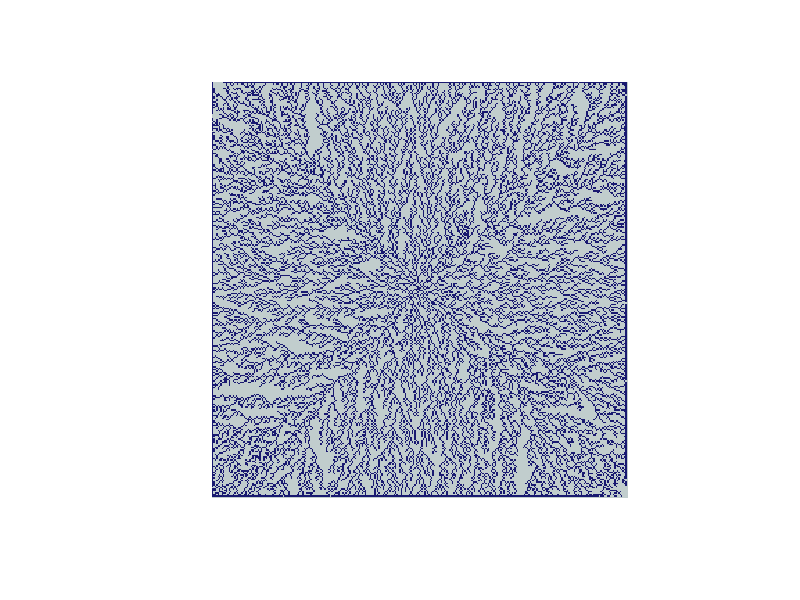

Here is the R script that generated this plot:
# Configurações iniciais
size <- 300       # Tamanho da matriz (quadrado de 300 x 300)
loops <- 30000    # Número de iterações

# Inicializando a matriz com zeros
m <- matrix(0, nrow = size, ncol = size)

# Coordenadas do centro do quadrado
centro_i <- 150
centro_j <- 150

# Marcando o ponto fixo inicial no centro do quadrado
m[centro_i, centro_j] <- 1

# Função para randomizar um ponto na borda do quadrado
randomizar_borda <- function(size) {
  pos <- sample(1:(4 * size - 4), 1)
  if (pos <= size) {
    return(c(1, pos))
  } else if (pos <= 2 * size - 1) {
    return(c(pos - size + 1, size))
  } else if (pos <= 3 * size - 2) {
    return(c(size, 3 * size - pos - 1))
  } else {
    return(c(4 * size - pos - 2, 1))
  }
}

# Loop principal para adicionar pontos fixos
for (i in 1:loops) {
  # Randomizando um ponto na borda do quadrado
  ponto <- randomizar_borda(size)
  atual_i <- ponto[1]
  atual_j <- ponto[2]
  
  # Loop para mover o ponto em direção ao centro do quadrado
  repeat {
    # Movendo o ponto em direção ao centro
    delta_i <- centro_i - atual_i
    delta_j <- centro_j - atual_j
    distancia <- sqrt(delta_i^2 + delta_j^2)
    
    if (distancia > 0) {
      atual_i <- atual_i + (delta_i / distancia)
      atual_j <- atual_j + (delta_j / distancia)
    }
    
    # Verificando se o ponto encontrou um ponto fixo a uma distância <= 1
    if (any(m[(atual_i - 1):(atual_i + 1), (atual_j - 1):(atual_j + 1)] == 1)) {
      m[atual_i, atual_j] <- 1
      break
    }
  }
}

# Transformando os pontos fixos em uma imagem e imprimindo na tela
image(t(apply(m, 2, rev)), asp = 1, axes = FALSE, col = c("azure3", "midnightblue"))
